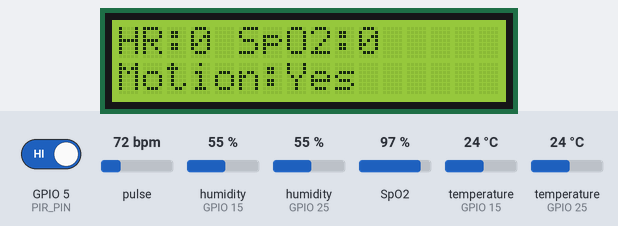
A sketch run on a simulated ESP32. Parts: 16×2 character LCD. Inputs (shaded band) come from the test bench; at power-on: GPIO 5 (PIR_PIN) HIGH, pulse 72 bpm, humidity (sensors on GPIO 15, GPIO 25) 55 %, temperature (sensors on GPIO 25, GPIO 15) 24 °C, SpO2 97 %. WiFi joins after 1.5 s; servers stay silent unless stated; uploads are accepted with an empty reply.

Above: at 3.7 s.
3.8 s: GPIO 5 (PIR_PIN) driven LOW
At 5.3 s:
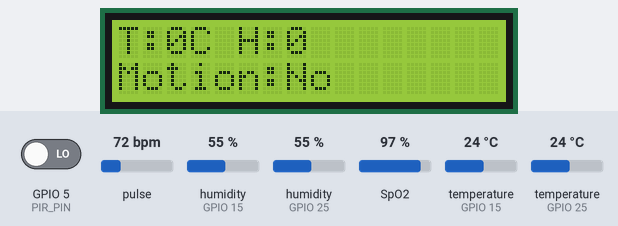
14.2 s: GPIO 5 (PIR_PIN) driven HIGH
At 17.5 s:
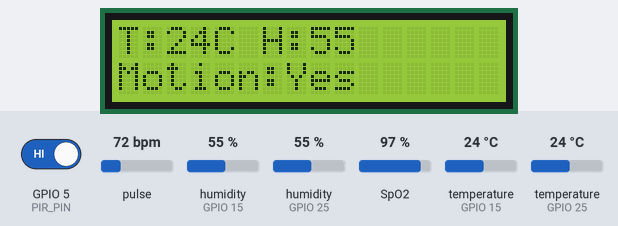
26.0 s: pulse set to 42 bpm
At 27.7 s:
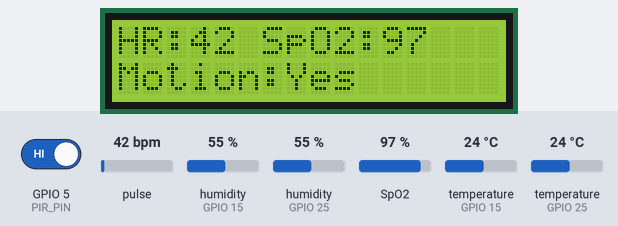
30.5 s: humidity (sensor on GPIO 15) set to 22 %
At 35.7 s:
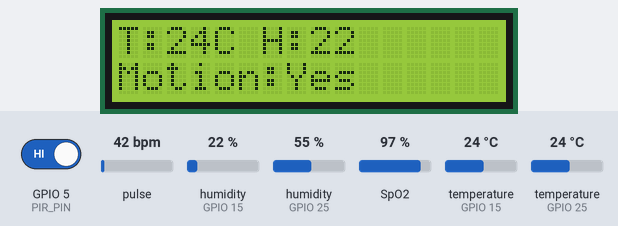
38.6 s: temperature (sensor on GPIO 25) set to 12 °C
At 44.5 s:
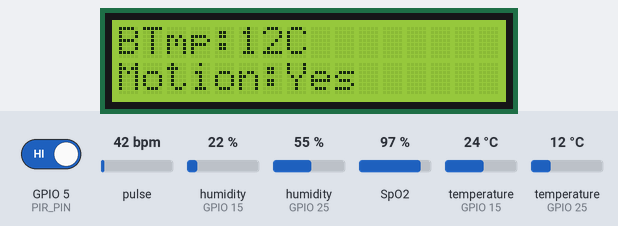
46.8 s: SpO2 set to 80 %
At 52.4 s:
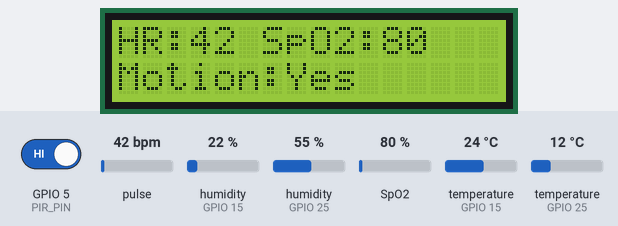
Timing chart, 0 to 53.9 s (numbered marks = the images above; inputs shaded):
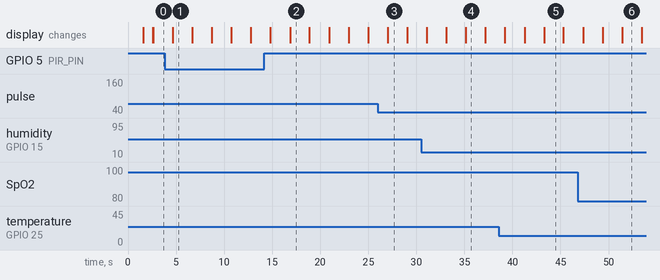

Measured:
- after the input at 3.8 s, the display: changes after 0.85 s (image 1)
- after the input at 14.2 s, the display: first changes after 0.62 s (image 2 shows a later state)
- what the display in image 1 shows lasts 2.1 s, from 4.6 s to 6.7 s

The sketch:

IOT_CODE_FILE_RTOS.ino
```cpp
#include <WiFi.h>
#include <HTTPClient.h>
#include <LiquidCrystal_I2C.h>
#include "MAX30100_PulseOximeter.h"
#include "DHT.h"

// WiFi Credentials
const char* ssid = "UAVLAB";
const char* password = "12345678";
const char* scriptURL = "https://script.google.com/macros/s/AKfycbx-LQvMtueizIFhciQSfmzjPTHlo8cRAR2eMDg3VR8RGqrK5fD4_QgjeYPxkvwUvpdH/exec";

// DHT Settings
#define DHTPIN 15
#define BODY_DHTPIN 25
#define DHTTYPE DHT11
DHT dht(DHTPIN, DHTTYPE);
DHT bodyDHT(BODY_DHTPIN, DHTTYPE);

float temperature = 0, humidity = 0;
float bodyTemp = 0;
float heatIndex = 0;   // <--- Added Heat Index variable

// Pulse Oximeter
PulseOximeter pox;
float bpm = 0, spo2 = 0;

// PIR Sensor
#define PIR_PIN 5
bool motionDetected = false;

// LCD
LiquidCrystal_I2C lcd(0x27, 16, 2);
int lcdPage = 0;  // 0,1,2 for 3 screens

// Mutex for shared data
SemaphoreHandle_t dataMutex;

void onBeatDetected() {
  // optional: LED blink or debug
}

void connectWiFi() {
  WiFi.begin(ssid, password);
  WiFi.setAutoReconnect(true);
  WiFi.persistent(true);
  unsigned long startAttemptTime = millis();
  while (WiFi.status() != WL_CONNECTED && millis() - startAttemptTime < 10000) {
    delay(100);
  }
}

// Heat Index calculation function
float calculateHeatIndex(float T, float h) {
  float HI = -8.784695 + 1.61139411 * T + 2.338549 * h - 0.14611605 * T * h
             - 0.012308094 * T * T - 0.016424828 * h * h
             + 0.002211732 * T * T * h + 0.00072546 * T * h * h
             - 0.000003582 * T * T * h * h;
  return HI;
}

// ================== RTOS TASKS =====================

int invalidCount = 0;

void pulseTask(void *pvParameters) {
  while (true) {
    pox.update();

    float newBpm = pox.getHeartRate();
    float newSpo2 = pox.getSpO2();

    // Check if values are valid
    bool valid = (newBpm > 30 && newBpm < 200) && (newSpo2 > 70 && newSpo2 <= 100);

    if (valid) {
      if (xSemaphoreTake(dataMutex, portMAX_DELAY)) {
        bpm = newBpm;
        spo2 = newSpo2;
        xSemaphoreGive(dataMutex);
      }
      invalidCount = 0; // Reset invalid count
    } else {
      invalidCount++;
    }

    // If we get 10+ invalid readings (~1s), treat it as "no finger"
    if (invalidCount >= 10) {
      if (xSemaphoreTake(dataMutex, portMAX_DELAY)) {
        bpm = 0;
        spo2 = 0;
        xSemaphoreGive(dataMutex);
      }
    }

    vTaskDelay(100 / portTICK_PERIOD_MS);  // Run every 100ms
  }
}

void sensorTask(void *pvParameters) {
  unsigned long lastDHT = 0;
  unsigned long lastLCD = 0;
  unsigned long lastUpload = 0;

  while (true) {
    unsigned long now = millis();

    // Motion sensor
    motionDetected = digitalRead(PIR_PIN);

    // DHT every 5s
    if (now - lastDHT > 5000) {
      lastDHT = now;
      float t = dht.readTemperature();
      float h = dht.readHumidity();
      if (!isnan(t)) temperature = t;
      if (!isnan(h)) humidity = h;

      // Calculate heat index here
      if (!isnan(temperature) && !isnan(humidity)) {
        heatIndex = calculateHeatIndex(temperature, humidity);
      }
    }

    // LCD update every 2s (no HI display, unchanged)
    if (now - lastLCD > 2000) {
      lastLCD = now;
      lcd.clear();
      lcd.setCursor(0, 0);

      if (xSemaphoreTake(dataMutex, portMAX_DELAY)) {
        if (lcdPage == 0) {
          lcd.print("HR:");
          lcd.print((int)bpm);
          lcd.print(" SpO2:");
          lcd.print((int)spo2);
        } else if (lcdPage == 1) {
          lcd.print("T:");
          lcd.print((int)temperature);
          lcd.print("C H:");
          lcd.print((int)humidity);
        } else if (lcdPage == 2) {
          lcd.print("BTmp:");
          lcd.print((int)bodyTemp);
          lcd.print("C");
        }
        xSemaphoreGive(dataMutex);
      }

      lcd.setCursor(0, 1);
      lcd.print("Motion:");
      lcd.print(motionDetected ? "Yes" : "No ");

      lcdPage = (lcdPage + 1) % 3;
    }

    // Upload every 10s
    if (now - lastUpload > 10000 && WiFi.status() == WL_CONNECTED) {
      lastUpload = now;
      String url;

      if (xSemaphoreTake(dataMutex, portMAX_DELAY)) {
        url = String(scriptURL) +
              "?sts=write" +
              "&hr=" + String((int)bpm) +
              "&spo2=" + String((int)spo2) +
              "&temp=" + String(temperature, 1) +
              "&bt=" + String(bodyTemp, 1) +
              "&humd=" + String(humidity, 0) +
              "&hi=" + String(heatIndex, 1) +       // Added heat index param here
              "&motion=" + (motionDetected ? "Det" : "Ndet");
        xSemaphoreGive(dataMutex);
      }

      HTTPClient http;
      http.begin(url);
      int httpCode = http.GET();
      http.end();
    }

    vTaskDelay(100 / portTICK_PERIOD_MS);  // Run every 100ms
  }
}

// New task to read body temperature from second DHT11 (pin 25)
void bodyTempTask(void *pvParameters) {
  unsigned long lastRead = 0;
  while (true) {
    unsigned long now = millis();

    if (now - lastRead > 5000) { // every 5s
      lastRead = now;
      float bt = bodyDHT.readTemperature();
      if (!isnan(bt)) {
        if (xSemaphoreTake(dataMutex, portMAX_DELAY)) {
          bodyTemp = bt;
          xSemaphoreGive(dataMutex);
        }
      }
    }

    vTaskDelay(100 / portTICK_PERIOD_MS);
  }
}

// ================== SETUP =====================

void setup() {
  Serial.begin(115200);

  // LCD
  lcd.init();
  lcd.backlight();
  lcd.setCursor(0, 0);
  lcd.print("Connecting WiFi");

  connectWiFi();
  lcd.clear();
  lcd.print(WiFi.status() == WL_CONNECTED ? "WiFi OK" : "WiFi Fail");
  delay(1000);
  lcd.clear();

  // Sensor init
  dht.begin();
  bodyDHT.begin();
  pinMode(PIR_PIN, INPUT);

  if (!pox.begin()) {
    lcd.print("POX Fail");
    while (1); // halt
  }
  pox.setIRLedCurrent(MAX30100_LED_CURR_7_6MA);
  pox.setOnBeatDetectedCallback(onBeatDetected);

  // Mutex
  dataMutex = xSemaphoreCreateMutex();

  // Create RTOS Tasks
  xTaskCreatePinnedToCore(pulseTask, "PulseTask", 4096, NULL, 2, NULL, 1);
  xTaskCreatePinnedToCore(sensorTask, "SensorTask", 8192, NULL, 1, NULL, 1);
  xTaskCreatePinnedToCore(bodyTempTask, "BodyTempTask", 4096, NULL, 1, NULL, 1);
}

void loop() {
  // Nothing needed here because of tasks
}
```
